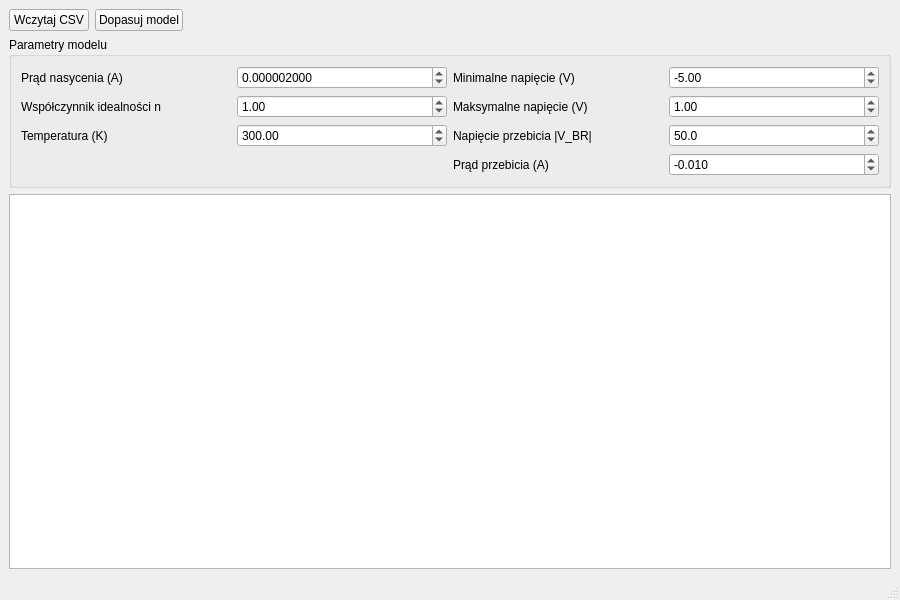
<?xml version="1.0" encoding="UTF-8"?>
<ui version="4.0">
 <class>MainWindow</class>
 <widget class="QMainWindow" name="MainWindow">
  <property name="geometry">
   <rect>
    <x>0</x>
    <y>0</y>
    <width>900</width>
    <height>600</height>
   </rect>
  </property>
  <property name="windowTitle">
   <string>Shockley Model</string>
  </property>
  <widget class="QWidget" name="centralwidget">
   <layout class="QVBoxLayout" name="verticalLayout" stretch="0,0,1">
    <item>
     <layout class="QHBoxLayout" name="topButtonsLayout">
      <item>
       <widget class="QPushButton" name="loadButton">
        <property name="text">
         <string>Wczytaj CSV</string>
        </property>
       </widget>
      </item>
      <item>
       <widget class="QPushButton" name="fitButton">
        <property name="text">
         <string>Dopasuj model</string>
        </property>
       </widget>
      </item>
      <item>
       <spacer name="horizontalSpacer">
        <property name="orientation">
         <enum>Qt::Horizontal</enum>
        </property>
        <property name="sizeHint" stdset="0">
         <size>
          <width>40</width>
          <height>20</height>
         </size>
        </property>
       </spacer>
      </item>
     </layout>
    </item>
    <item>
     <widget class="QGroupBox" name="parametersGroup">
      <property name="title">
       <string>Parametry modelu</string>
      </property>
      <layout class="QGridLayout" name="gridLayout">
       <item row="0" column="0">
        <widget class="QLabel" name="labelSaturation">
         <property name="text">
          <string>Prąd nasycenia (A)</string>
         </property>
        </widget>
       </item>
       <item row="0" column="1">
        <widget class="QDoubleSpinBox" name="saturationCurrentSpin">
         <property name="decimals">
          <number>9</number>
         </property>
         <property name="minimum">
          <double>1.000000000000000e-12</double>
         </property>
         <property name="maximum">
          <double>1.000000000000000e+00</double>
         </property>
         <property name="singleStep">
          <double>1.000000000000000e-06</double>
         </property>
         <property name="value">
          <double>2.000000000000000e-06</double>
         </property>
        </widget>
       </item>
       <item row="1" column="0">
        <widget class="QLabel" name="labelIdeality">
         <property name="text">
          <string>Współczynnik idealności n</string>
         </property>
        </widget>
       </item>
       <item row="1" column="1">
        <widget class="QDoubleSpinBox" name="idealityFactorSpin">
         <property name="decimals">
          <number>2</number>
         </property>
         <property name="minimum">
          <double>5.000000000000000e-01</double>
         </property>
         <property name="maximum">
          <double>2.000000000000000e+00</double>
         </property>
         <property name="singleStep">
          <double>1.000000000000000e-01</double>
         </property>
         <property name="value">
          <double>1.000000000000000e+00</double>
         </property>
        </widget>
       </item>
       <item row="2" column="0">
        <widget class="QLabel" name="labelTemperature">
         <property name="text">
          <string>Temperatura (K)</string>
         </property>
        </widget>
       </item>
       <item row="2" column="1">
        <widget class="QDoubleSpinBox" name="temperatureSpin">
         <property name="minimum">
          <double>2.000000000000000e+02</double>
         </property>
         <property name="maximum">
          <double>6.000000000000000e+02</double>
         </property>
         <property name="singleStep">
          <double>1.000000000000000e+01</double>
         </property>
         <property name="value">
          <double>3.000000000000000e+02</double>
         </property>
        </widget>
       </item>
       <item row="0" column="2">
        <widget class="QLabel" name="labelMinVoltage">
         <property name="text">
          <string>Minimalne napięcie (V)</string>
         </property>
        </widget>
       </item>
       <item row="0" column="3">
        <widget class="QDoubleSpinBox" name="minVoltageSpin">
         <property name="decimals">
          <number>2</number>
         </property>
         <property name="minimum">
          <double>-1.000000000000000e+02</double>
         </property>
         <property name="maximum">
          <double>0.000000000000000e+00</double>
         </property>
         <property name="singleStep">
          <double>1.000000000000000e-01</double>
         </property>
         <property name="value">
          <double>-5.000000000000000e+00</double>
         </property>
        </widget>
       </item>
       <item row="1" column="2">
        <widget class="QLabel" name="labelMaxVoltage">
         <property name="text">
          <string>Maksymalne napięcie (V)</string>
         </property>
        </widget>
       </item>
       <item row="1" column="3">
        <widget class="QDoubleSpinBox" name="maxVoltageSpin">
         <property name="decimals">
          <number>2</number>
         </property>
         <property name="minimum">
          <double>0.000000000000000e+00</double>
         </property>
         <property name="maximum">
          <double>1.000000000000000e+01</double>
         </property>
         <property name="singleStep">
          <double>1.000000000000000e-01</double>
         </property>
         <property name="value">
          <double>1.000000000000000e+00</double>
         </property>
        </widget>
       </item>
       <item row="2" column="2">
        <widget class="QLabel" name="labelBreakdownVoltage">
         <property name="text">
          <string>Napięcie przebicia |V_BR|</string>
         </property>
        </widget>
       </item>
       <item row="2" column="3">
        <widget class="QDoubleSpinBox" name="breakdownVoltageSpin">
         <property name="decimals">
          <number>1</number>
         </property>
         <property name="minimum">
          <double>0.000000000000000e+00</double>
         </property>
         <property name="maximum">
          <double>1.000000000000000e+02</double>
         </property>
         <property name="singleStep">
          <double>1.000000000000000e+00</double>
         </property>
         <property name="value">
          <double>5.000000000000000e+01</double>
         </property>
        </widget>
       </item>
       <item row="3" column="2">
        <widget class="QLabel" name="labelBreakdownCurrent">
         <property name="text">
          <string>Prąd przebicia (A)</string>
         </property>
        </widget>
       </item>
       <item row="3" column="3">
        <widget class="QDoubleSpinBox" name="breakdownCurrentSpin">
         <property name="decimals">
          <number>3</number>
         </property>
         <property name="minimum">
          <double>-1.000000000000000e+01</double>
         </property>
         <property name="maximum">
          <double>0.000000000000000e+00</double>
         </property>
         <property name="singleStep">
          <double>1.000000000000000e-02</double>
         </property>
         <property name="value">
          <double>-1.000000000000000e-02</double>
         </property>
        </widget>
       </item>
      </layout>
     </widget>
    </item>
    <item>
     <widget class="QChartView" name="chartView" native="true">
      <property name="sizePolicy">
       <sizepolicy hsizetype="Expanding" vsizetype="Expanding">
        <horstretch>0</horstretch>
        <verstretch>0</verstretch>
       </sizepolicy>
      </property>
     </widget>
    </item>
   </layout>
  </widget>
  <widget class="QMenuBar" name="menubar">
   <property name="geometry">
    <rect>
     <x>0</x>
     <y>0</y>
     <width>900</width>
     <height>22</height>
    </rect>
   </property>
  </widget>
  <widget class="QStatusBar" name="statusbar"/>
 </widget>
 <customwidgets>
  <customwidget>
   <class>QChartView</class>
   <extends>QGraphicsView</extends>
   <header>QtCharts/QChartView</header>
  </customwidget>
 </customwidgets>
 <resources/>
 <connections/>
 </ui>
